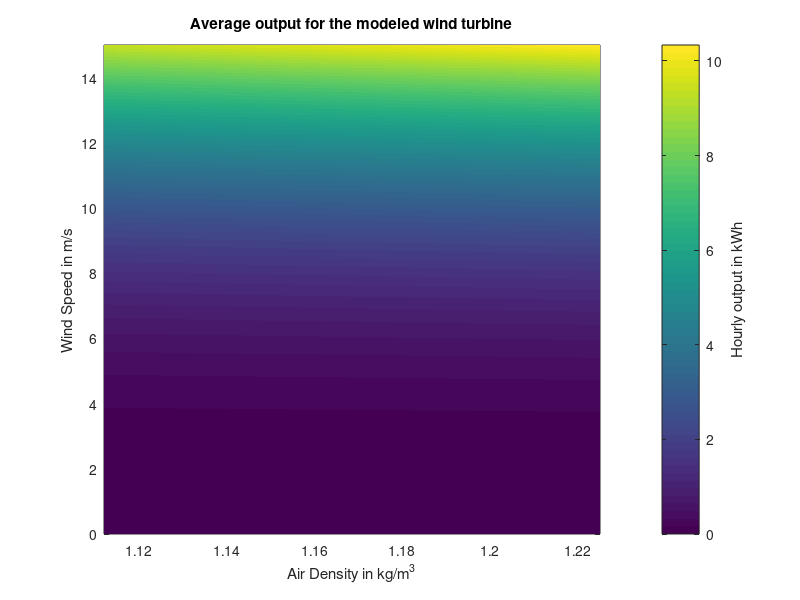

Reproduce this figure in MATLAB.
% MATLAB Project simulating wind turbine efficiency with random wind speeds

% Key equations
% P = 0.5*rho*A*v^3
% E = P*Cp*Cf*t
% P is power, E is energy(kWh), Cp is Coefficient of Performance(efficiency), Cf is capacity factor, and t is time in hours

% Info Strings

clear
clc

cpInfo1 = "The Coefficient of Performance is the efficiency of a wind turbine.";
cpInfo2 = "The Betz limit declares that the maximum possible efficiency of a wind turbine is 59.3%";
cfInfo1 = "The Capacity Factor of a wind turbine is the ratio between how much energy can actually be output";
cfInfo2 = "versus its maximum possible output. The average value capacity factor is between 20-40%.";
aInfo1 = "Swept area is how much area is taken up by the turbine blades when spinning.";

% User-facing
disp(cpInfo1)
disp(cpInfo2)
Cp = input('Please input the efficiency of your wind turbine as a value between 1 and 100: ');

disp(cfInfo1)
disp(cfInfo2)
Cf = input('Please input the capacity factor of your wind turbine as a value between 1 and 100: ');

disp(aInfo1)
a = input('Please input the swept area of your turbines in m^2: ');
velocity = input('Please input the average windspeed of your area in m/s: ');
disp('Please input the density of air at your altitude in kg/m^3.')
density = input('If left blank, the default value will be the 1.225 kg/m^3 ');
t = input('How many hours would you like to simulate the output for? ');


% Calculations
altitude = linspace(0,1000,1001);
v = 15.*rand(length(altitude),1);
rho = linspace(1.112,1.225,1001);   % Density of air between 0m to 1000m 

for i = 1:length(rho)
    for j = 1:length(rho)
        power(j,i) = 0.5*rho(j)*a*v(i)^3;
        energy(j,i) = power(j,i)*(0.01*Cp)*(0.01*Cf)*t;
    end
end

windspeed = linspace(0,15,1001);

for k = 1:length(rho)
    for l = 1:length(rho)
        output(k,l) = (0.5*rho(l)*a*windspeed(k)^3)/10^3;
    end
end

powerFixed = 0.5*density*a*velocity^3;
energyfixed = powerFixed*0.01*Cp*0.01*Cf*t;

disp(['With the selected wind speed, your turbine has a theoretical output of ', num2str(powerFixed), 'kW.'])
disp(['For the selected period of time, your turbine has an actual output of', num2str(energyfixed), 'kWh.'])
energySum = mean(energy(1))/(t*10^3);
disp(['With randomized airspeed, the average energy produced by your wind turbine at sea level was ', num2str(energySum), ' kWh'])

figure
pcolor(rho, windspeed,output)
shading interp
c = colorbar;
ylabel(c, 'Hourly output in kWh')

title('Average output for the modeled wind turbine')
xlabel('Air Density in kg/m^3')
ylabel('Wind Speed in m/s')
